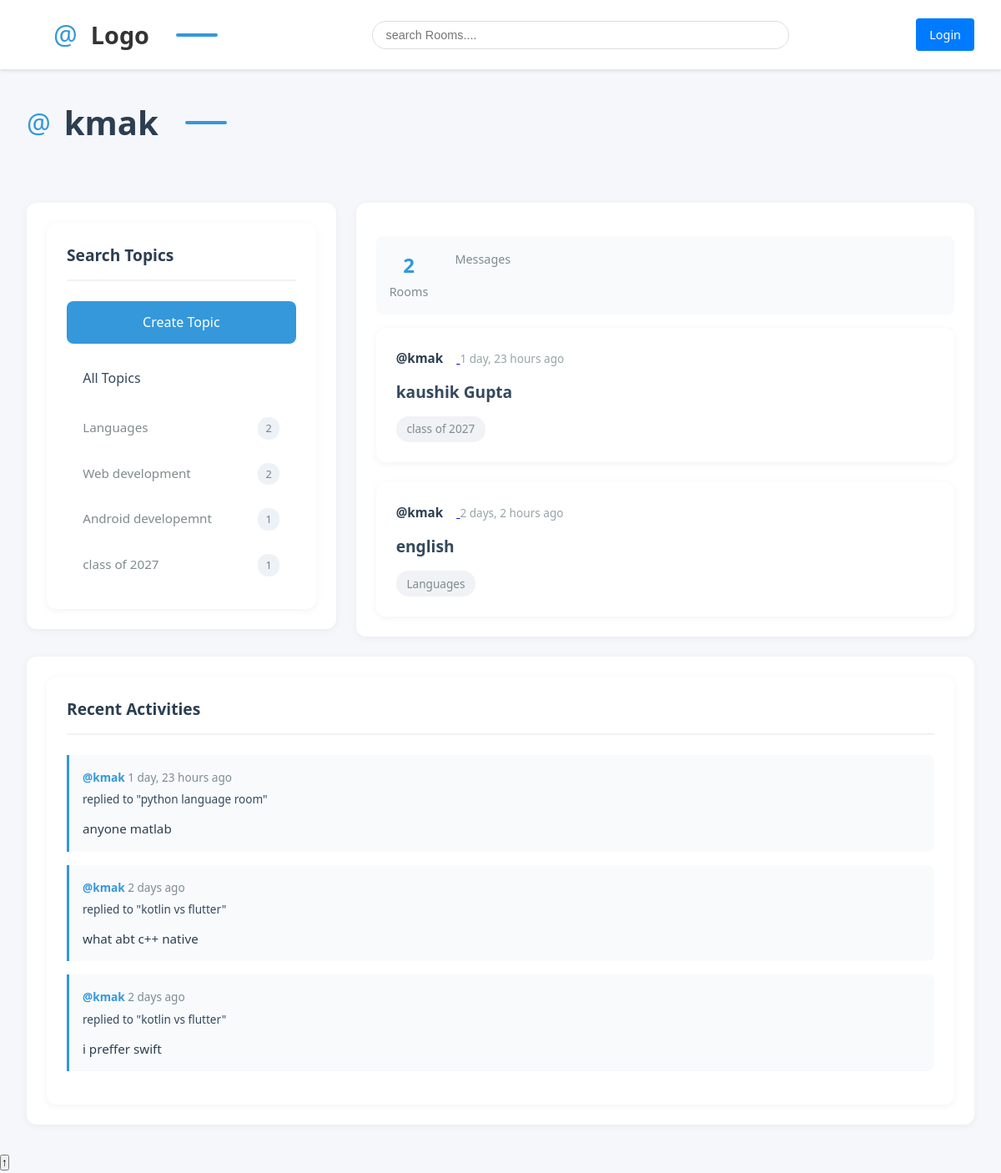
Before: /profilepage/4/ with the older database file.
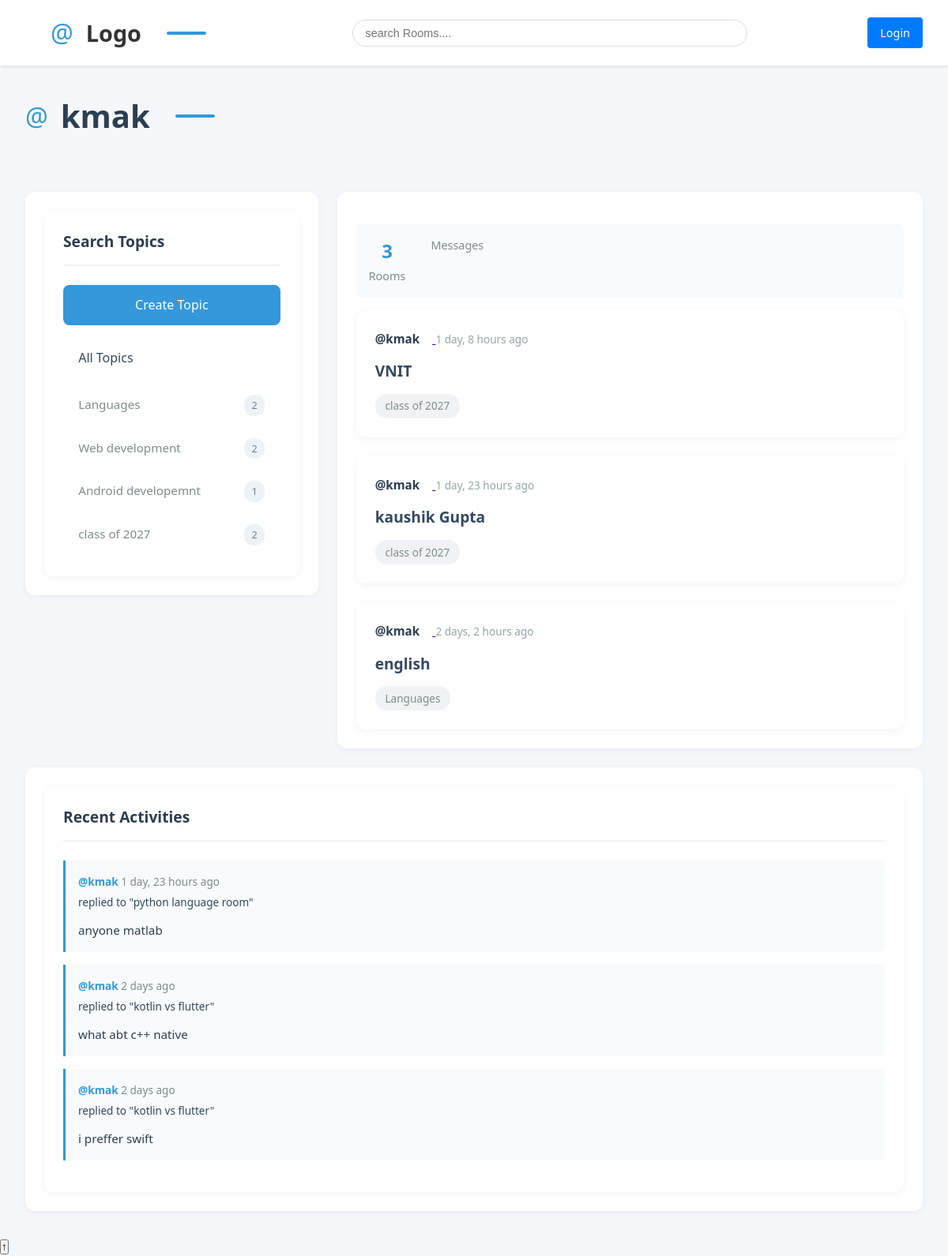
After: the same page with the newer database file.
### base/models.py (models this page shows, shortened)
class Topic(models.Model):
    name = models.CharField(max_length=200)

class Room(models.Model):
    host = models.ForeignKey(User, on_delete=models.SET_NULL, null=True)
    topic = models.ForeignKey(Topic, on_delete=models.SET_NULL, null=True)
    name = models.CharField(max_length=200)
    description = models.TextField(null=True, blank=True)
    participants = models.ManyToManyField(User, related_name='participants', blank=True)
    updated = models.DateTimeField(auto_now=True)
    created = models.DateTimeField(auto_now_add=True)
    def __str__(self):
        return str(self.name)
    class Meta:
        ordering = ['-updated','-created']

class Message(models.Model):
    user = models.ForeignKey(User, on_delete=models.CASCADE)
    room = models.ForeignKey(Room, on_delete=models.CASCADE)
    body = models.TextField()
    updated = models.DateTimeField(auto_now=True)
    created = models.DateTimeField(auto_now_add=True)
    class Meta:
        ordering = ['-updated','-created']
    def __str__(self):
        return self.body[0:50]

### base/views.py (the view)
# urls.py: path('profilepage/<str:pagekey>/', views.profilePage, name='user-profile'),
def profilePage(request, pagekey):
    usr = User.objects.get(id=pagekey)
    rooms = usr.room_set.all()
    room_messages = usr.message_set.all()
    topic = Topic.objects.all()
    context = {'user': usr, 'rooms':rooms, 'room_messages': room_messages, 'topic': topic}
    return render(request, 'base/profile.html', context)

### base/templates/base/profile.html (shortened to what this page needs)
{% extends 'main.html' %} {% block content %}
<h1>{{user.username}}</h1>
<div class="profile-page">
  <div class="topic-sidebar">{% include 'base/topic_widget.html' %}</div>
  <div class="main-content">
    <div class="profile-stats">
      <div class="stat-item">
        <div class="stat-number">{{rooms.count}}</div>
        <div class="stat-label">Rooms</div>
      </div>
      <div class="stat-item">
        <div class="stat-label">Messages</div>
      </div>
    </div>
    {% include 'base/feed_widget.html' %}
  </div>
  <div class="activity-sidebar">{% include 'base/activity_widget.html' %}</div>
</div>
{% endblock content %}

### base/templates/base/topic_widget.html
<div class="topic-widget-container">
    <h3>Search Topics</h3>
    <a href="{% url 'create-topic' %}" class="create-topic">
        <p>Create Topic</p>
    </a>
    <a href="{% url 'home' %}" class="all-topics">All Topics</a>
    {% for i in topic %}
        <div data-count="{{ i.room_set.count }}">
            <a href="{% url 'home' %}?q={{i.name}}"
               {% if request.GET.q == i.name %}class="active"{% endif %}>
                {{i.name}}
            </a>
        </div>
    {% endfor %}
</div>

### base/templates/base/feed_widget.html (shortened to what this page needs)
<div class="feed-container">
  {% for i in rooms %}
  <div data-room-id="{{ i.id }}">
    <a href="{% url 'user-profile' i.host.id %}" class="user-link">
      <span>@{{ i.host.username }}</span>
    </a>
    <time datetime="{{ i.created|date:'c' }}">{{i.created|timesince}} ago</time>
    <h5><a href="{% url 'room' i.id %}">{{i.name}}</a></h5>
    <small class="topic-tag">{{i.topic.name}}</small>
  </div>
  {% endfor %}
</div>

### base/templates/base/activity_widget.html (shortened to what this page needs)
<div class="activity-feed-container">
    <h3>Recent Activities</h3>
    {% for msg in room_messages %}
    <div class="activity-item" data-message-id="{{ msg.id }}">
        <div class="activity-header">
            <small>
                <a href="{% url 'user-profile' msg.user.id %}">
                    @{{msg.user}}
                </a>
                <span class="timestamp">{{msg.created|timesince}} ago</span>
            </small>
            <small>replied to "{{msg.room}}"</small>
        </div>
        <p>{{msg}}</p>
    </div>
    {% endfor %}
</div>

Changed rows visible on the page:
added Room: host.username "kmak", created "1 day, 8 hours", name "VNIT", topic.name "class of 2027"
Other visible differences:
{{ rooms.count }}: "2" → "3"
